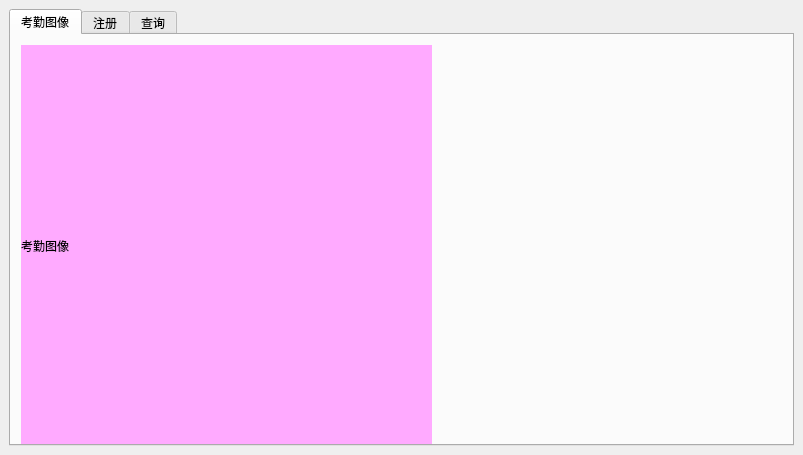
<?xml version="1.0" encoding="UTF-8"?>
<ui version="4.0">
 <class>AttendanceWin</class>
 <widget class="QMainWindow" name="AttendanceWin">
  <property name="geometry">
   <rect>
    <x>0</x>
    <y>0</y>
    <width>803</width>
    <height>455</height>
   </rect>
  </property>
  <property name="windowTitle">
   <string>AttendanceWin</string>
  </property>
  <widget class="QWidget" name="centralwidget">
   <layout class="QGridLayout" name="gridLayout">
    <item row="0" column="0">
     <widget class="QTabWidget" name="tabWidget">
      <property name="currentIndex">
       <number>0</number>
      </property>
      <widget class="QWidget" name="showWidget">
       <attribute name="title">
        <string>考勤图像</string>
       </attribute>
       <widget class="QLabel" name="picLb">
        <property name="geometry">
         <rect>
          <x>10</x>
          <y>10</y>
          <width>411</width>
          <height>401</height>
         </rect>
        </property>
        <property name="styleSheet">
         <string notr="true">background-color: rgb(255, 170, 255);</string>
        </property>
        <property name="text">
         <string>考勤图像</string>
        </property>
       </widget>
      </widget>
      <widget class="RegisterWin" name="registerWidget">
       <attribute name="title">
        <string>注册</string>
       </attribute>
      </widget>
      <widget class="SelectWin" name="selectWidget">
       <attribute name="title">
        <string>查询</string>
       </attribute>
      </widget>
     </widget>
    </item>
   </layout>
  </widget>
 </widget>
 <customwidgets>
  <customwidget>
   <class>RegisterWin</class>
   <extends>QWidget</extends>
   <header location="global">registerwin.h</header>
   <container>1</container>
  </customwidget>
  <customwidget>
   <class>SelectWin</class>
   <extends>QWidget</extends>
   <header location="global">selectwin.h</header>
   <container>1</container>
  </customwidget>
 </customwidgets>
 <resources/>
 <connections/>
</ui>
